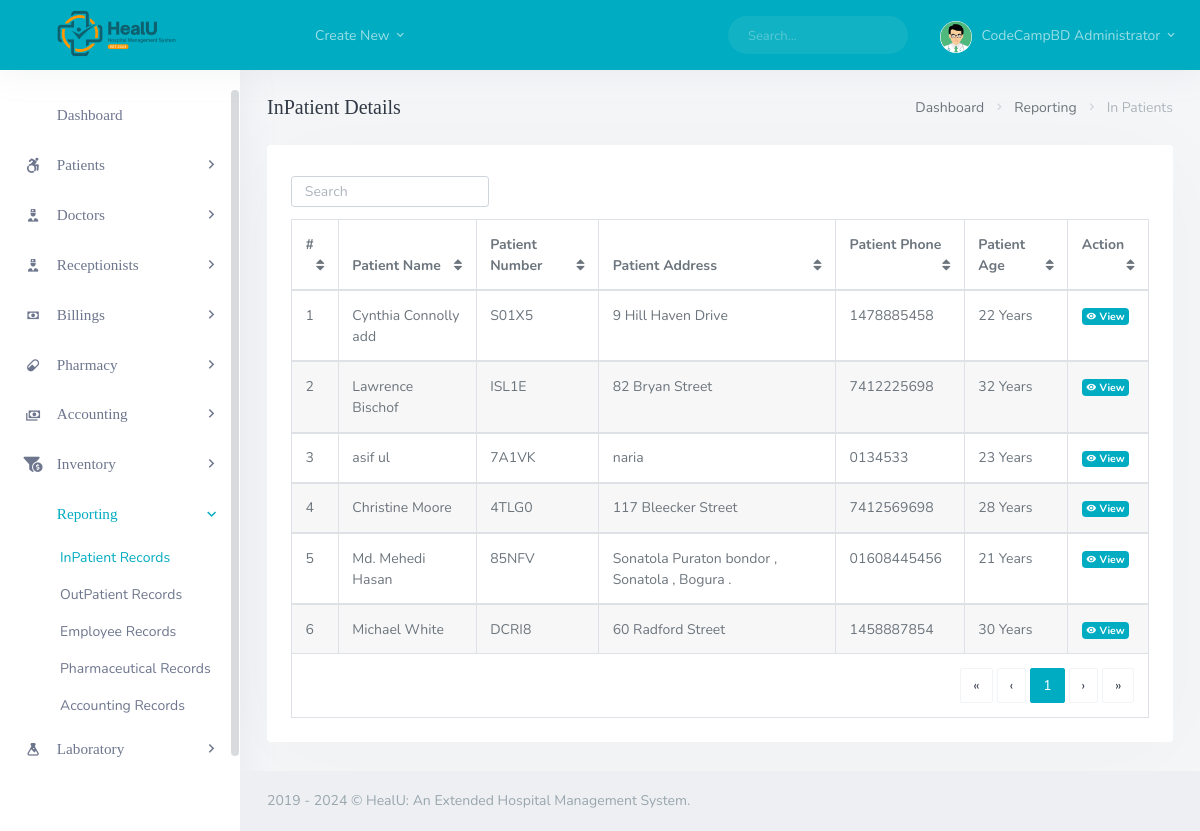
Screenshot of /backend/admin/his_admin_inpatient_records.php (signed in) with the database file from the repository.
### tables this page shows
CREATE TABLE `his_admin` (
  `ad_id` int(11) NOT NULL,
  `ad_fname` varchar(200) DEFAULT NULL,
  `ad_lname` varchar(200) DEFAULT NULL,
  `ad_email` varchar(200) DEFAULT NULL,
  `ad_pwd` varchar(200) DEFAULT NULL,
  `ad_dpic` varchar(200) DEFAULT NULL
);

CREATE TABLE `his_patients` (
  `pat_id` int(11) NOT NULL,
  `pat_fname` varchar(200) DEFAULT NULL,
  `pat_lname` varchar(200) DEFAULT NULL,
  `pat_dob` varchar(200) DEFAULT NULL,
  `pat_age` varchar(200) DEFAULT NULL,
  `pat_number` varchar(200) DEFAULT NULL,
  `pat_addr` varchar(200) DEFAULT NULL,
  `pat_phone` varchar(200) DEFAULT NULL,
  `pat_type` varchar(200) DEFAULT NULL,
  `pat_date_joined` timestamp(6) NOT NULL DEFAULT current_timestamp(6) ON UPDATE current_timestamp(6),
  `pat_ailment` varchar(200) DEFAULT NULL,
  `pat_discharge_status` varchar(200) DEFAULT NULL,
   `doc_name` varchar(200) DEFAULT NULL,
  `doc_dept` varchar(200) DEFAULT NULL,
  `assign_doc_date` varchar(200) DEFAULT NULL,
  `assign_doc_time` varchar(200) DEFAULT NULL
);

### backend/admin/his_admin_inpatient_records.php (the view, shortened to what this page needs)
--><?php
  include('assets/inc/config.php');
?>
<!DOCTYPE html>
<html lang="en">
<?php include('assets/inc/head.php');?>
<body>
    <div id="wrapper">
        <?php include('assets/inc/nav.php');?>
        <?php include("assets/inc/sidebar.php");?>
        <div class="content-page">
            <div class="content">
                <div class="container-fluid">
                    <div class="row">
                        <div class="col-12">
                            <div class="page-title-box">
                                <div class="page-title-right">
                                    <ol class="breadcrumb m-0">
                                        <li class="breadcrumb-item"><a href="javascript: void(0);">Dashboard</a></li>
                                        <li class="breadcrumb-item"><a href="javascript: void(0);">Reporting</a></li>
                                        <li class="breadcrumb-item active">In Patients</li>
                                    </ol>
                                </div>
                                <h4 class="page-title">InPatient Details</h4>
                            </div>
                        </div>
                    </div>
                    <div class="row">
                        <div class="col-12">
                            <div class="card-box">
                                <div class="mb-2">
                                    <div class="row">
                                        <div class="col-12 text-sm-center form-inline">
                                            <div class="form-group">
                                                <input id="demo-foo-search" type="text" placeholder="Search" class="form-control form-control-sm" autocomplete="on">
                                            </div>
                                        </div>
                                    </div>
                                </div>
                                <div class="table-responsive">
                                    <table id="demo-foo-filtering" class="table table-bordered toggle-circle mb-0" data-page-size="7">
                                        <thead>
                                            <tr>
                                                <th>#</th>
                                                <th data-toggle="true">Patient Name</th>
                                                <th data-hide="phone">Patient Number</th>
                                                <th data-hide="phone">Patient Address</th>
                                                <th data-hide="phone">Patient Phone</th>
                                                <th data-hide="phone">Patient Age</th>
                                                <th data-hide="phone">Action</th>
                                            </tr>
                                        </thead>
                                        <?php
                                                $ret="SELECT * FROM  his_patients WHERE pat_type = 'InPatient' ORDER BY RAND() ";
                                                $stmt= $mysqli->prepare($ret) ;
                                                $stmt->execute() ;
                                                $res=$stmt->get_result();
                                                $cnt=1;
                                                while($row=$res->fetch_object())
                                                {
                                            ?>
                                        <tbody>
                                            <tr>
                                                <td><?php echo $cnt;?></td>
                                                <td><?php echo $row->pat_fname;?> <?php echo $row->pat_lname;?></td>
                                                <td><?php echo $row->pat_number;?></td>
                                                <td><?php echo $row->pat_addr;?></td>
                                                <td><?php echo $row->pat_phone;?></td>
                                                <td><?php echo $row->pat_age;?> Years</td>
                                                <td><a href="his_admin_view_single_patient.php?pat_id=<?php echo $row->pat_id;?>&&pat_number=<?php echo $row->pat_number;?>" class="badge badge-success"><i class="mdi mdi-eye"></i> View</a></td>
                                            </tr>
                                        </tbody>
                                        <?php  $cnt = $cnt +1 ; }?>
                                        <tfoot>
                                            <tr class="active">
                                                <td colspan="8">
                                                    <div class="text-right">
                                                        <ul class="pagination pagination-rounded justify-content-end footable-pagination m-t-10 mb-0"></ul>
                                                    </div>
                                                </td>
                                            </tr>
                                        </tfoot>
                                    </table>
                                </div>
                            </div>
                        </div>
                    </div>
                </div>
            </div>
            <?php include('assets/inc/footer.php');?>
        </div>
    </div>
</body>
</html>

### backend/admin/assets/inc/nav.php (shortened to what this page needs)
<?php
    $aid=$_SESSION['ad_id'];
    $ret="select * from his_admin where ad_id=?";
    $stmt= $mysqli->prepare($ret) ;
    $stmt->bind_param('i',$aid);
    $stmt->execute() ;
    $res=$stmt->get_result();
    while($row=$res->fetch_object())
    {
?>
<div class="navbar-custom" style="background-color: #00acc1 ;">
    <ul class="list-unstyled topnav-menu float-right mb-0">
        <li class="d-none d-sm-block">
            <form class="app-search">
                <div class="app-search-box">
                    <div class="input-group">
                        <input type="text" class="form-control" placeholder="Search...">
                        <div class="input-group-append">
                            <button class="btn" type="submit">
                                <i class="fe-search"></i>
                            </button>
                        </div>
                    </div>
                </div>
            </form>
        </li>
        <li class="dropdown notification-list">
            <a class="nav-link dropdown-toggle nav-user mr-0 waves-effect waves-light" data-toggle="dropdown" href="#" role="button" aria-haspopup="false" aria-expanded="false">
                <img src="assets/images/users/<?php echo $row->ad_dpic;?>" alt="dpic" class="rounded-circle">
                <span class="pro-user-name ml-1">
                    <?php echo $row->ad_fname;?> <?php echo $row->ad_lname;?> <i class="mdi mdi-chevron-down"></i>
                </span>
            </a>
        </li>
    </ul>
    <div class="logo-box" >
        <a href="his_admin_dashboard.php" class="logo text-center">
            <span class="logo-lg" >
                <img src="assets/images/HealU.png" alt="" height="70">
            </span>
        </a>
    </div>
    <ul class="list-unstyled topnav-menu topnav-menu-left m-0">
        <li>
            <button class="button-menu-mobile waves-effect waves-light">
                <i class="fe-menu"></i>
            </button>
        </li>
        <li class="dropdown d-none d-lg-block">
            <a class="nav-link dropdown-toggle waves-effect waves-light" data-toggle="dropdown" href="#" role="button" aria-haspopup="false" aria-expanded="false">
                Create New
                <i class="mdi mdi-chevron-down"></i>
            </a>
        </li>
    </ul>
</div>
<?php }?>

### rows the page displays
his_admin: ad_dpic (picture), ad_fname "CodeCampBD", ad_lname "Administrator"
his_patients: pat_fname "Cynthia", pat_lname "Connolly add", pat_number "S01X5", pat_addr "9 Hill Haven Drive", pat_phone "1478885458", pat_age "22"
his_patients: pat_fname "Lawrence", pat_lname "Bischof", pat_number "ISL1E", pat_addr "82 Bryan Street", pat_phone "7412225698", pat_age "32"
his_patients: pat_fname "asif", pat_lname "ul", pat_number "7A1VK", pat_addr "naria", pat_phone "0134533", pat_age "23"
his_patients: pat_fname "Christine", pat_lname "Moore", pat_number "4TLG0", pat_addr "117 Bleecker Street", pat_phone "7412569698", pat_age "28"
his_patients: pat_fname "Md. Mehedi", pat_lname "Hasan", pat_number "85NFV", pat_addr "Sonatola Puraton bondor , Sonatola , Bogura .", pat_phone "01608445456", pat_age "21"
his_patients: pat_fname "Michael", pat_lname "White", pat_number "DCRI8", pat_addr "60 Radford Street", pat_phone "1458887854", pat_age "30"
